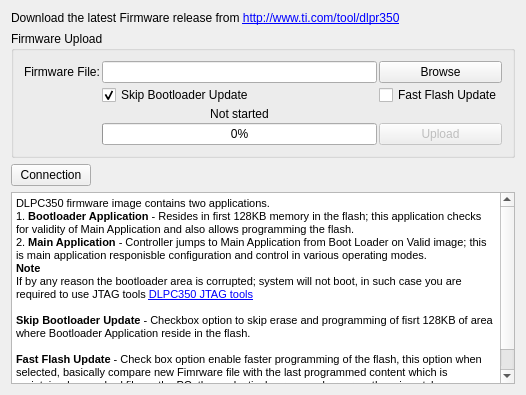
                <widget class="QWidget" name="tab_FirmwareUpload">
                 <attribute name="title">
                  <string>Firmware Upload</string>
                 </attribute>
                 <layout class="QFormLayout" name="formLayout_12">
                  <property name="fieldGrowthPolicy">
                   <enum>QFormLayout::AllNonFixedFieldsGrow</enum>
                  </property>
                  <item row="0" column="0">
                   <widget class="QLabel" name="label_FWUploadLatestFWLink">
                    <property name="frameShape">
                     <enum>QFrame::NoFrame</enum>
                    </property>
                    <property name="frameShadow">
                     <enum>QFrame::Plain</enum>
                    </property>
                    <property name="text">
                     <string>&lt;html&gt;&lt;head/&gt;&lt;body&gt;&lt;p&gt;Download the latest Firmware release from &lt;a href=&quot;http://www.ti.com/tool/dlpr350&quot;&gt;&lt;span style=&quot; font-family:'.HelveticaNeueUI,serif'; text-decoration: underline; color:#0000ff;&quot;&gt;http://www.ti.com/tool/dlpr350&lt;/span&gt;&lt;/a&gt;&lt;/p&gt;&lt;/body&gt;&lt;/html&gt;</string>
                    </property>
                    <property name="openExternalLinks">
                     <bool>true</bool>
                    </property>
                   </widget>
                  </item>
                  <item row="2" column="0">
                   <widget class="QPushButton" name="pushButton_Connect_2">
                    <property name="enabled">
                     <bool>true</bool>
                    </property>
                    <property name="text">
                     <string>Connection</string>
                    </property>
                   </widget>
                  </item>
                  <item row="3" column="0" colspan="2">
                   <widget class="QTextEdit" name="textEdit_FWUpdate">
                    <property name="readOnly">
                     <bool>true</bool>
                    </property>
                    <property name="html">
                     <string>&lt;!DOCTYPE HTML PUBLIC &quot;-//W3C//DTD HTML 4.0//EN&quot; &quot;http://www.w3.org/TR/REC-html40/strict.dtd&quot;&gt;
&lt;html&gt;&lt;head&gt;&lt;meta name=&quot;qrichtext&quot; content=&quot;1&quot; /&gt;&lt;style type=&quot;text/css&quot;&gt;
p, li { white-space: pre-wrap; }
&lt;/style&gt;&lt;/head&gt;&lt;body style=&quot; font-family:'MS Shell Dlg 2'; font-size:8pt; font-weight:400; font-style:normal;&quot;&gt;
&lt;p style=&quot; margin-top:0px; margin-bottom:0px; margin-left:0px; margin-right:0px; -qt-block-indent:0; text-indent:0px;&quot;&gt;&lt;span style=&quot; font-size:8.25pt;&quot;&gt;DLPC350 firmware image contains two applications. &lt;/span&gt;&lt;/p&gt;
&lt;p style=&quot; margin-top:0px; margin-bottom:0px; margin-left:0px; margin-right:0px; -qt-block-indent:0; text-indent:0px;&quot;&gt;&lt;span style=&quot; font-size:8.25pt;&quot;&gt;1. &lt;/span&gt;&lt;span style=&quot; font-size:8.25pt; font-weight:600;&quot;&gt;Bootloader Application&lt;/span&gt;&lt;span style=&quot; font-size:8.25pt;&quot;&gt; - Resides in first 128KB memory in the flash; this application checks for validity of Main Application and also allows programming the flash.&lt;/span&gt;&lt;/p&gt;
&lt;p style=&quot; margin-top:0px; margin-bottom:0px; margin-left:0px; margin-right:0px; -qt-block-indent:0; text-indent:0px;&quot;&gt;&lt;span style=&quot; font-size:8.25pt;&quot;&gt;2. &lt;/span&gt;&lt;span style=&quot; font-size:8.25pt; font-weight:600;&quot;&gt;Main Application&lt;/span&gt;&lt;span style=&quot; font-size:8.25pt;&quot;&gt; - Controller jumps to Main Application from Boot Loader on Valid image; this is main application responisble configuration and control in various operating modes.&lt;/span&gt;&lt;/p&gt;
&lt;p style=&quot; margin-top:0px; margin-bottom:0px; margin-left:0px; margin-right:0px; -qt-block-indent:0; text-indent:0px;&quot;&gt;&lt;span style=&quot; font-size:8.25pt; font-weight:600;&quot;&gt;Note&lt;/span&gt;&lt;/p&gt;
&lt;p style=&quot; margin-top:0px; margin-bottom:0px; margin-left:0px; margin-right:0px; -qt-block-indent:0; text-indent:0px;&quot;&gt;&lt;span style=&quot; font-size:8.25pt;&quot;&gt;If by any reason the bootloader area is corrupted; system will not boot, in such case you are required to use JTAG tools &lt;/span&gt;&lt;a href=&quot;http://www.ti.com/dlp-lightcrafter4500-jtag-flash&quot;&gt;&lt;span style=&quot; text-decoration: underline; color:#0000ff;&quot;&gt;DLPC350 JTAG tools&lt;/span&gt;&lt;/a&gt;&lt;/p&gt;
&lt;p style=&quot;-qt-paragraph-type:empty; margin-top:0px; margin-bottom:0px; margin-left:0px; margin-right:0px; -qt-block-indent:0; text-indent:0px; font-size:8.25pt;&quot;&gt;&lt;br /&gt;&lt;/p&gt;
&lt;p style=&quot; margin-top:0px; margin-bottom:0px; margin-left:0px; margin-right:0px; -qt-block-indent:0; text-indent:0px;&quot;&gt;&lt;span style=&quot; font-size:8.25pt; font-weight:600;&quot;&gt;Skip Bootloader Update&lt;/span&gt;&lt;span style=&quot; font-size:8.25pt;&quot;&gt; - Checkbox option to skip erase and programming of fisrt 128KB of area where Bootloader Application reside in the flash.&lt;/span&gt;&lt;/p&gt;
&lt;p style=&quot;-qt-paragraph-type:empty; margin-top:0px; margin-bottom:0px; margin-left:0px; margin-right:0px; -qt-block-indent:0; text-indent:0px; font-size:8.25pt;&quot;&gt;&lt;br /&gt;&lt;/p&gt;
&lt;p style=&quot; margin-top:0px; margin-bottom:0px; margin-left:0px; margin-right:0px; -qt-block-indent:0; text-indent:0px;&quot;&gt;&lt;span style=&quot; font-size:8.25pt; font-weight:600;&quot;&gt;Fast Flash Update&lt;/span&gt;&lt;span style=&quot; font-size:8.25pt;&quot;&gt; - Check box option enable faster programming of the flash, this option when selected, basically compare new Fimrware file with the last programmed content which is maintained as cached file on the PC; then selectively erase and program the mismatch areas on the flash. After updating the new Firmware file is stored as cached file on the PC.   &lt;/span&gt;&lt;/p&gt;&lt;/body&gt;&lt;/html&gt;</string>
                    </property>
                    <property name="textInteractionFlags">
                     <set>Qt::LinksAccessibleByKeyboard|Qt::LinksAccessibleByMouse</set>
                    </property>
                   </widget>
                  </item>
                  <item row="1" column="0">
                   <widget class="QGroupBox" name="groupBox_FWUpload">
                    <property name="minimumSize">
                     <size>
                      <width>504</width>
                      <height>20</height>
                     </size>
                    </property>
                    <property name="title">
                     <string>Firmware Upload</string>
                    </property>
                    <layout class="QVBoxLayout" name="verticalLayout_31">
                     <property name="spacing">
                      <number>2</number>
                     </property>
                     <property name="leftMargin">
                      <number>5</number>
                     </property>
                     <property name="topMargin">
                      <number>5</number>
                     </property>
                     <property name="rightMargin">
                      <number>5</number>
                     </property>
                     <property name="bottomMargin">
                      <number>5</number>
                     </property>
                     <item>
                      <layout class="QGridLayout" name="gridLayout_5">
                       <property name="leftMargin">
                        <number>5</number>
                       </property>
                       <property name="topMargin">
                        <number>5</number>
                       </property>
                       <property name="rightMargin">
                        <number>5</number>
                       </property>
                       <property name="bottomMargin">
                        <number>5</number>
                       </property>
                       <property name="spacing">
                        <number>2</number>
                       </property>
                       <item row="0" column="1">
                        <widget class="QLineEdit" name="FirmwareFile_2">
                         <property name="toolTip">
                          <string>BMP File path</string>
                         </property>
                        </widget>
                       </item>
                       <item row="0" column="2">
                        <widget class="QPushButton" name="pushButton_FWFileSelect">
                         <property name="enabled">
                          <bool>true</bool>
                         </property>
                         <property name="text">
                          <string>Browse</string>
                         </property>
                        </widget>
                       </item>
                       <item row="3" column="1">
                        <widget class="QProgressBar" name="prorgessBar_FWUpload">
                         <property name="enabled">
                          <bool>true</bool>
                         </property>
                         <property name="value">
                          <number>0</number>
                         </property>
                        </widget>
                       </item>
                       <item row="2" column="1">
                        <widget class="QLabel" name="label_FWUploadProgressBar">
                         <property name="text">
                          <string>Not started</string>
                         </property>
                         <property name="alignment">
                          <set>Qt::AlignCenter</set>
                         </property>
                        </widget>
                       </item>
                       <item row="3" column="2">
                        <widget class="QPushButton" name="pushButton_FWUpload">
                         <property name="enabled">
                          <bool>false</bool>
                         </property>
                         <property name="text">
                          <string>Upload</string>
                         </property>
                        </widget>
                       </item>
                       <item row="0" column="0">
                        <widget class="QLabel" name="label_FWFileSelect">
                         <property name="text">
                          <string>Firmware File:</string>
                         </property>
                        </widget>
                       </item>
                       <item row="1" column="2">
                        <widget class="QCheckBox" name="checkBox_FastFlashUpdate">
                         <property name="text">
                          <string>Fast Flash Update</string>
                         </property>
                        </widget>
                       </item>
                       <item row="1" column="1">
                        <widget class="QCheckBox" name="checkBox_SkipBootLoader">
                         <property name="enabled">
                          <bool>true</bool>
                         </property>
                         <property name="text">
                          <string>Skip Bootloader Update</string>
                         </property>
                         <property name="checked">
                          <bool>true</bool>
                         </property>
                        </widget>
                       </item>
                      </layout>
                     </item>
                    </layout>
                   </widget>
                  </item>
                 </layout>
                </widget>
